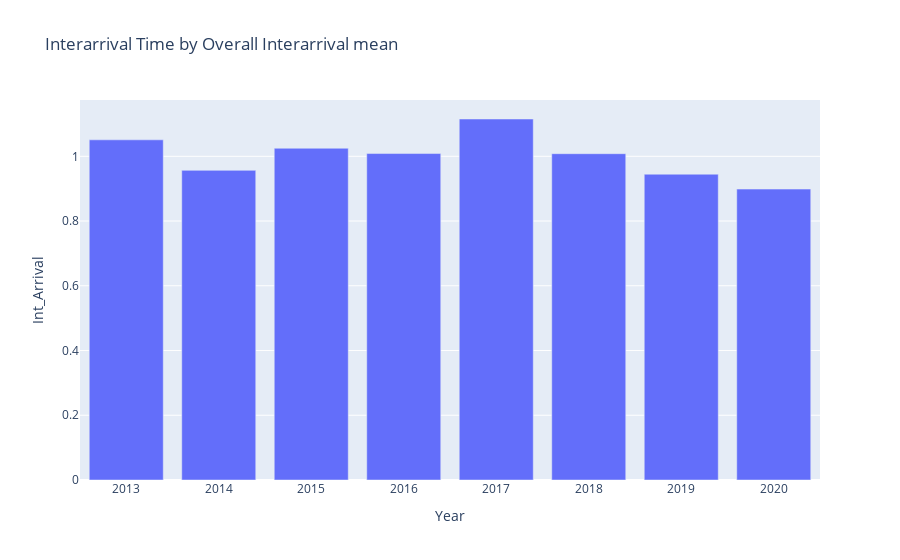

This figure's notebook cell:
### Code cell
import plotly.express as px
fig = px.bar(annual_plot_df, x='Year', y='Int_Arrival', title='Interarrival Time by Overall Interarrival mean')
fig.show()

### Figure 1 — Plotly figure (JSON) as saved in the notebook; plotly's stock layout.template omitted (floating-point values rounded to 4 significant figures)
{"data": [{"alignmentgroup": "True", "hovertemplate": "Year=%{x}<br>Int_Arrival=%{y}<extra></extra>", "legendgroup": "", "marker": {"color": "#636efa"}, "name": "", "offsetgroup": "", "orientation": "v", "showlegend": false, "textposition": "auto", "type": "bar", "x": [2013, 2014, 2015, 2016, 2017, 2018, 2019, 2020], "xaxis": "x", "y": [1.051, 0.9566, 1.025, 1.009, 1.115, 1.008, 0.9447, 0.8987], "yaxis": "y"}], "layout": {"autosize": true, "barmode": "relative", "legend": {"tracegroupgap": 0}, "title": {"text": "Interarrival Time by Overall Interarrival mean"}, "xaxis": {"anchor": "y", "autorange": true, "domain": [0, 1], "range": [2012.0, 2020.0], "title": {"text": "Year"}, "type": "linear"}, "yaxis": {"anchor": "x", "autorange": true, "domain": [0, 1], "range": [0, 1.174], "title": {"text": "Int_Arrival"}, "type": "linear"}}}
